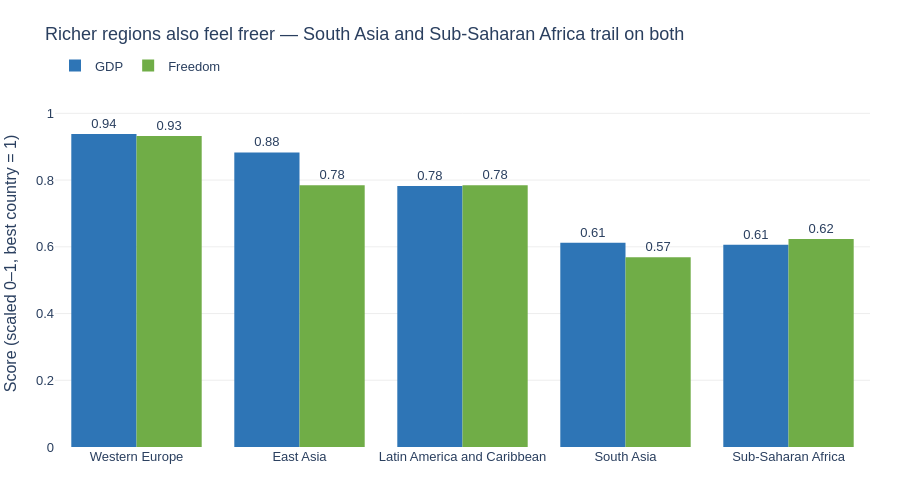

Notebook code cell kept with this figure:
### Markdown cell above
---
## Done? Stretch Goal

If you finish both tasks with time to spare, try this:

**Task 3 (stretch):** Build a **grouped bar chart** comparing 2 sub-factors (e.g. `GDP_per_capita` and `Freedom`) across the 5 most populated regions. Use colour meaningfully and write an insight title.

Regions to include: `'Western Europe'`, `'Latin America'`, `'East Asia'`, `'Sub-Saharan Africa'`, `'South Asia'`

### Code cell
# Stretch goal — grouped bar chart
# YOUR CODE HERE

regions = ['Western Europe', 'Latin America and Caribbean', 'East Asia',
           'Sub-Saharan Africa', 'South Asia']
sub = df[df['Region'].isin(regions)]

region_factors = sub.groupby('Region')[['GDP', 'Freedom']].mean().reset_index()

# GDP is log-scale (~6–12) and Freedom is 0–1, so scale both to 0–1
# (as a share of the highest country in the dataset) to compare them fairly
region_factors['GDP'] = region_factors['GDP'] / df['GDP'].max()
region_factors['Freedom'] = region_factors['Freedom'] / df['Freedom'].max()
region_factors = region_factors.sort_values('GDP', ascending=False)

long = region_factors.melt(id_vars='Region', value_vars=['GDP', 'Freedom'],
                           var_name='Factor', value_name='Value')

fig = px.bar(
    long,
    x='Region', y='Value',
    color='Factor', barmode='group',
    color_discrete_map={'GDP': '#2E75B6', 'Freedom': '#70AD47'},
    text=long['Value'].round(2),
    title='Richer regions also feel freer — South Asia and Sub-Saharan Africa trail on both',
    labels={'Value': 'Score (scaled 0–1, best country = 1)', 'Region': '', 'Factor': ''},
    height=500
)
fig.update_traces(marker_line_width=0, textposition='outside')
fig.update_layout(
    yaxis=dict(range=[0, 1.1], gridcolor='#EEEEEE'),   # zero baseline
    xaxis=dict(gridcolor='white'),
    plot_bgcolor='white', paper_bgcolor='white',
    font=dict(family='Arial', size=13),
    legend=dict(orientation='h', y=1.08),
    margin=dict(l=10, r=30, t=80, b=40)
)
fig.show()

### Figure 1 — Plotly figure (JSON) as saved in the notebook; plotly's stock layout.template omitted (floating-point values rounded to 4 significant figures)
{"data": [{"alignmentgroup": "True", "hovertemplate": "=%{x}<br>Score (scaled 0–1, best country = 1)=%{y}<br>text=%{text}<extra></extra>", "legendgroup": "GDP", "marker": {"color": "#2E75B6", "line": {"width": 0}, "pattern": {"shape": ""}}, "name": "GDP", "offsetgroup": "GDP", "orientation": "v", "showlegend": true, "text": [0.94, 0.88, 0.78, 0.61, 0.61], "textposition": "outside", "type": "bar", "x": ["Western Europe", "East Asia", "Latin America and Caribbean", "South Asia", "Sub-Saharan Africa"], "xaxis": "x", "y": [0.9385, 0.8827, 0.782, 0.6122, 0.6062], "yaxis": "y"}, {"alignmentgroup": "True", "hovertemplate": "=%{x}<br>Score (scaled 0–1, best country = 1)=%{y}<br>text=%{text}<extra></extra>", "legendgroup": "Freedom", "marker": {"color": "#70AD47", "line": {"width": 0}, "pattern": {"shape": ""}}, "name": "Freedom", "offsetgroup": "Freedom", "orientation": "v", "showlegend": true, "text": [0.93, 0.78, 0.78, 0.57, 0.62], "textposition": "outside", "type": "bar", "x": ["Western Europe", "East Asia", "Latin America and Caribbean", "South Asia", "Sub-Saharan Africa"], "xaxis": "x", "y": [0.9324, 0.7846, 0.7848, 0.5684, 0.6238], "yaxis": "y"}], "layout": {"barmode": "group", "font": {"family": "Arial", "size": 13}, "height": 500, "legend": {"orientation": "h", "title": {"text": ""}, "tracegroupgap": 0, "y": 1.08}, "margin": {"b": 40, "l": 10, "r": 30, "t": 80}, "paper_bgcolor": "white", "plot_bgcolor": "white", "title": {"text": "Richer regions also feel freer — South Asia and Sub-Saharan Africa trail on both"}, "xaxis": {"anchor": "y", "domain": [0, 1], "gridcolor": "white", "title": {"text": ""}}, "yaxis": {"anchor": "x", "domain": [0, 1], "gridcolor": "#EEEEEE", "range": [0, 1.1], "title": {"text": "Score (scaled 0–1, best country = 1)"}}}}
